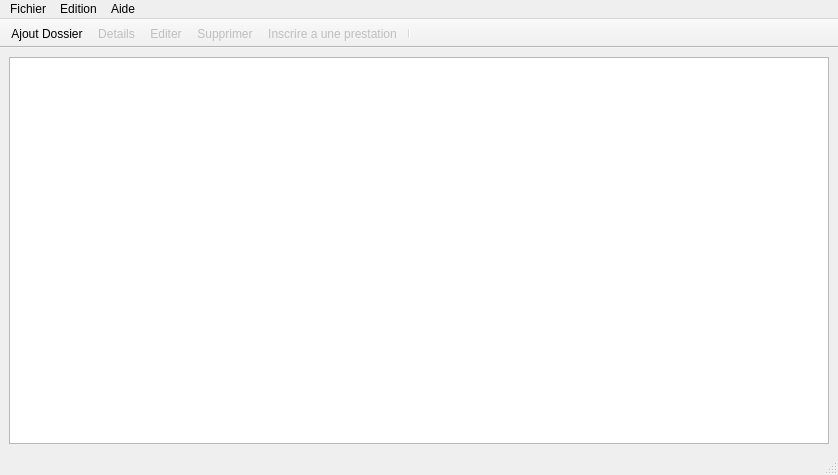
<?xml version="1.0" encoding="UTF-8"?>
<ui version="4.0">
 <class>MainWindow</class>
 <widget class="QMainWindow" name="MainWindow">
  <property name="geometry">
   <rect>
    <x>0</x>
    <y>0</y>
    <width>838</width>
    <height>475</height>
   </rect>
  </property>
  <property name="windowTitle">
   <string>Gestion Ecole</string>
  </property>
  <property name="styleSheet">
   <string notr="true"/>
  </property>
  <widget class="QWidget" name="centralwidget">
   <property name="enabled">
    <bool>true</bool>
   </property>
   <property name="autoFillBackground">
    <bool>false</bool>
   </property>
   <property name="styleSheet">
    <string notr="true"/>
   </property>
   <layout class="QGridLayout" name="gridLayout_2">
    <item row="0" column="0">
     <layout class="QGridLayout" name="gridLayout">
      <property name="sizeConstraint">
       <enum>QLayout::SetNoConstraint</enum>
      </property>
      <item row="1" column="1">
       <widget class="QTableView" name="tableView">
        <property name="cursor" stdset="0">
         <cursorShape>ArrowCursor</cursorShape>
        </property>
        <property name="mouseTracking">
         <bool>true</bool>
        </property>
        <property name="acceptDrops">
         <bool>true</bool>
        </property>
        <property name="autoFillBackground">
         <bool>true</bool>
        </property>
        <property name="frameShape">
         <enum>QFrame::StyledPanel</enum>
        </property>
        <property name="frameShadow">
         <enum>QFrame::Sunken</enum>
        </property>
        <property name="verticalScrollBarPolicy">
         <enum>Qt::ScrollBarAsNeeded</enum>
        </property>
        <property name="horizontalScrollBarPolicy">
         <enum>Qt::ScrollBarAsNeeded</enum>
        </property>
        <property name="sizeAdjustPolicy">
         <enum>QAbstractScrollArea::AdjustToContentsOnFirstShow</enum>
        </property>
        <property name="editTriggers">
         <set>QAbstractItemView::NoEditTriggers</set>
        </property>
        <property name="tabKeyNavigation">
         <bool>false</bool>
        </property>
        <property name="showDropIndicator" stdset="0">
         <bool>false</bool>
        </property>
        <property name="dragDropOverwriteMode">
         <bool>false</bool>
        </property>
        <property name="alternatingRowColors">
         <bool>true</bool>
        </property>
        <property name="selectionMode">
         <enum>QAbstractItemView::SingleSelection</enum>
        </property>
        <property name="selectionBehavior">
         <enum>QAbstractItemView::SelectRows</enum>
        </property>
        <property name="textElideMode">
         <enum>Qt::ElideMiddle</enum>
        </property>
        <property name="gridStyle">
         <enum>Qt::DashLine</enum>
        </property>
        <property name="sortingEnabled">
         <bool>true</bool>
        </property>
        <property name="cornerButtonEnabled">
         <bool>false</bool>
        </property>
        <attribute name="horizontalHeaderCascadingSectionResizes">
         <bool>true</bool>
        </attribute>
        <attribute name="horizontalHeaderDefaultSectionSize">
         <number>190</number>
        </attribute>
        <attribute name="horizontalHeaderMinimumSectionSize">
         <number>180</number>
        </attribute>
        <attribute name="horizontalHeaderShowSortIndicator" stdset="0">
         <bool>true</bool>
        </attribute>
        <attribute name="horizontalHeaderStretchLastSection">
         <bool>true</bool>
        </attribute>
        <attribute name="verticalHeaderVisible">
         <bool>false</bool>
        </attribute>
        <attribute name="verticalHeaderHighlightSections">
         <bool>false</bool>
        </attribute>
       </widget>
      </item>
     </layout>
    </item>
   </layout>
  </widget>
  <widget class="QMenuBar" name="menubar">
   <property name="geometry">
    <rect>
     <x>0</x>
     <y>0</y>
     <width>838</width>
     <height>25</height>
    </rect>
   </property>
   <widget class="QMenu" name="menuGestion">
    <property name="title">
     <string>Fichier</string>
    </property>
    <addaction name="separator"/>
    <addaction name="actionQuitter"/>
   </widget>
   <widget class="QMenu" name="menuA_propos">
    <property name="title">
     <string>Aide</string>
    </property>
    <addaction name="actionA_propos"/>
   </widget>
   <widget class="QMenu" name="menuEdition">
    <property name="title">
     <string>Edition</string>
    </property>
    <addaction name="actionAjout_Dossier"/>
    <addaction name="actionDetails"/>
    <addaction name="actionSupprimer"/>
    <addaction name="actionEditer"/>
    <addaction name="actionGestion_Prestation"/>
   </widget>
   <addaction name="menuGestion"/>
   <addaction name="menuEdition"/>
   <addaction name="menuA_propos"/>
  </widget>
  <widget class="QStatusBar" name="statusbar"/>
  <widget class="QToolBar" name="toolBar">
   <property name="enabled">
    <bool>true</bool>
   </property>
   <property name="contextMenuPolicy">
    <enum>Qt::PreventContextMenu</enum>
   </property>
   <property name="windowTitle">
    <string>toolBar</string>
   </property>
   <property name="styleSheet">
    <string notr="true"/>
   </property>
   <property name="movable">
    <bool>false</bool>
   </property>
   <property name="iconSize">
    <size>
     <width>32</width>
     <height>32</height>
    </size>
   </property>
   <property name="toolButtonStyle">
    <enum>Qt::ToolButtonTextUnderIcon</enum>
   </property>
   <property name="floatable">
    <bool>false</bool>
   </property>
   <attribute name="toolBarArea">
    <enum>TopToolBarArea</enum>
   </attribute>
   <attribute name="toolBarBreak">
    <bool>false</bool>
   </attribute>
   <addaction name="actionAjout_Dossier"/>
   <addaction name="actionDetails"/>
   <addaction name="actionEditer"/>
   <addaction name="actionSupprimer"/>
   <addaction name="actionGestion_Prestation"/>
   <addaction name="separator"/>
  </widget>
  <widget class="QToolBar" name="toolBar_2">
   <property name="maximumSize">
    <size>
     <width>16777215</width>
     <height>16777215</height>
    </size>
   </property>
   <property name="windowTitle">
    <string>toolBar_2</string>
   </property>
   <property name="layoutDirection">
    <enum>Qt::LeftToRight</enum>
   </property>
   <property name="styleSheet">
    <string notr="true"/>
   </property>
   <property name="movable">
    <bool>false</bool>
   </property>
   <property name="allowedAreas">
    <set>Qt::TopToolBarArea</set>
   </property>
   <property name="floatable">
    <bool>false</bool>
   </property>
   <attribute name="toolBarArea">
    <enum>TopToolBarArea</enum>
   </attribute>
   <attribute name="toolBarBreak">
    <bool>false</bool>
   </attribute>
  </widget>
  <action name="actionDossiers">
   <property name="icon">
    <iconset resource="logo.qrc">
     <normaloff>:/images/Academic-Hat.png</normaloff>:/images/Academic-Hat.png</iconset>
   </property>
   <property name="text">
    <string>Gestion Dossiers</string>
   </property>
  </action>
  <action name="actionPaiement_2">
   <property name="icon">
    <iconset resource="logo.qrc">
     <normaloff>:/images/Carton.png</normaloff>:/images/Carton.png</iconset>
   </property>
   <property name="text">
    <string>Gestion Prestations</string>
   </property>
  </action>
  <action name="actionA_propos">
   <property name="icon">
    <iconset resource="logo.qrc">
     <normaloff>:/images/Info.png</normaloff>:/images/Info.png</iconset>
   </property>
   <property name="text">
    <string>A propos</string>
   </property>
  </action>
  <action name="actionBilan_Annuel">
   <property name="icon">
    <iconset resource="logo.qrc">
     <normaloff>:/images/Globe.png</normaloff>:/images/Globe.png</iconset>
   </property>
   <property name="text">
    <string>Bilan Annuel</string>
   </property>
  </action>
  <action name="actionBilan_Mensuel">
   <property name="icon">
    <iconset resource="logo.qrc">
     <normaloff>:/images/Globe.png</normaloff>:/images/Globe.png</iconset>
   </property>
   <property name="text">
    <string>Bilan Mensuel</string>
   </property>
  </action>
  <action name="actionDetails">
   <property name="enabled">
    <bool>false</bool>
   </property>
   <property name="icon">
    <iconset resource="logo.qrc">
     <normaloff>:/images/ID.png</normaloff>:/images/ID.png</iconset>
   </property>
   <property name="text">
    <string>Details</string>
   </property>
  </action>
  <action name="actionSupprimer">
   <property name="enabled">
    <bool>false</bool>
   </property>
   <property name="icon">
    <iconset resource="logo.qrc">
     <normaloff>:/images/Cross.png</normaloff>:/images/Cross.png</iconset>
   </property>
   <property name="text">
    <string>Supprimer</string>
   </property>
  </action>
  <action name="actionEditer">
   <property name="enabled">
    <bool>false</bool>
   </property>
   <property name="icon">
    <iconset resource="logo.qrc">
     <normaloff>:/images/Notepad.png</normaloff>:/images/Notepad.png</iconset>
   </property>
   <property name="text">
    <string>Editer</string>
   </property>
  </action>
  <action name="actionAjout_Dossier">
   <property name="icon">
    <iconset resource="logo.qrc">
     <normaloff>:/images/Add.png</normaloff>:/images/Add.png</iconset>
   </property>
   <property name="text">
    <string>Ajout Dossier</string>
   </property>
  </action>
  <action name="actionRecherche">
   <property name="enabled">
    <bool>false</bool>
   </property>
   <property name="icon">
    <iconset resource="logo.qrc">
     <normaloff>:/images/Search.png</normaloff>
     <disabledoff>:/images/Search.png</disabledoff>:/images/Search.png</iconset>
   </property>
   <property name="text">
    <string>Recherche</string>
   </property>
  </action>
  <action name="actionQuitter">
   <property name="checkable">
    <bool>true</bool>
   </property>
   <property name="icon">
    <iconset resource="logo.qrc">
     <normaloff>:/images/Cross.png</normaloff>:/images/Cross.png</iconset>
   </property>
   <property name="text">
    <string>Quitter</string>
   </property>
  </action>
  <action name="actionGestion_Prestation">
   <property name="enabled">
    <bool>false</bool>
   </property>
   <property name="icon">
    <iconset resource="logo.qrc">
     <normaloff>:/images/Carton.png</normaloff>:/images/Carton.png</iconset>
   </property>
   <property name="text">
    <string>Inscrire a une prestation</string>
   </property>
  </action>
 </widget>
 <resources>
  <include location="logo.qrc"/>
 </resources>
 <connections/>
</ui>
